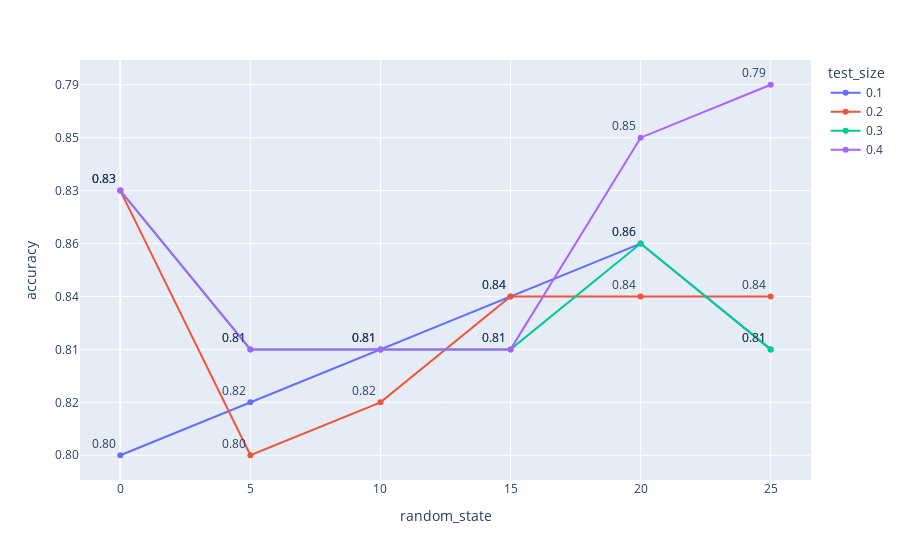

Notebook source saved alongside this figure:
### Code cell
import plotly.express as px
fig = px.line(optimal, x='random_state', y='accuracy',color='test_size',
              text='accuracy', markers=True)
fig.update_traces(textposition='top left')
fig.show()

### Figure 1 — Plotly figure (JSON) as saved in the notebook; plotly's stock layout.template omitted (floating-point values rounded to 4 significant figures)
{"data": [{"hovertemplate": "test_size=0.1<br>random_state=%{x}<br>accuracy=%{text}<extra></extra>", "legendgroup": "0.1", "line": {"color": "#636efa", "dash": "solid"}, "marker": {"symbol": "circle"}, "mode": "lines+markers+text", "name": "0.1", "orientation": "h", "showlegend": true, "text": ["0.80", "0.82", "0.81", "0.84", "0.86", "0.81"], "textposition": "top left", "type": "scatter", "x": [0, 5, 10, 15, 20, 25], "xaxis": "x", "y": ["0.80", "0.82", "0.81", "0.84", "0.86", "0.81"], "yaxis": "y"}, {"hovertemplate": "test_size=0.2<br>random_state=%{x}<br>accuracy=%{text}<extra></extra>", "legendgroup": "0.2", "line": {"color": "#EF553B", "dash": "solid"}, "marker": {"symbol": "circle"}, "mode": "lines+markers+text", "name": "0.2", "orientation": "h", "showlegend": true, "text": ["0.83", "0.80", "0.82", "0.84", "0.84", "0.84"], "textposition": "top left", "type": "scatter", "x": [0, 5, 10, 15, 20, 25], "xaxis": "x", "y": ["0.83", "0.80", "0.82", "0.84", "0.84", "0.84"], "yaxis": "y"}, {"hovertemplate": "test_size=0.3<br>random_state=%{x}<br>accuracy=%{text}<extra></extra>", "legendgroup": "0.3", "line": {"color": "#00cc96", "dash": "solid"}, "marker": {"symbol": "circle"}, "mode": "lines+markers+text", "name": "0.3", "orientation": "h", "showlegend": true, "text": ["0.83", "0.81", "0.81", "0.81", "0.86", "0.81"], "textposition": "top left", "type": "scatter", "x": [0, 5, 10, 15, 20, 25], "xaxis": "x", "y": ["0.83", "0.81", "0.81", "0.81", "0.86", "0.81"], "yaxis": "y"}, {"hovertemplate": "test_size=0.4<br>random_state=%{x}<br>accuracy=%{text}<extra></extra>", "legendgroup": "0.4", "line": {"color": "#ab63fa", "dash": "solid"}, "marker": {"symbol": "circle"}, "mode": "lines+markers+text", "name": "0.4", "orientation": "h", "showlegend": true, "text": ["0.83", "0.81", "0.81", "0.81", "0.85", "0.79"], "textposition": "top left", "type": "scatter", "x": [0, 5, 10, 15, 20, 25], "xaxis": "x", "y": ["0.83", "0.81", "0.81", "0.81", "0.85", "0.79"], "yaxis": "y"}], "layout": {"legend": {"title": {"text": "test_size"}, "tracegroupgap": 0}, "margin": {"t": 60}, "xaxis": {"anchor": "y", "domain": [0, 1], "title": {"text": "random_state"}}, "yaxis": {"anchor": "x", "domain": [0, 1], "title": {"text": "accuracy"}}}}
